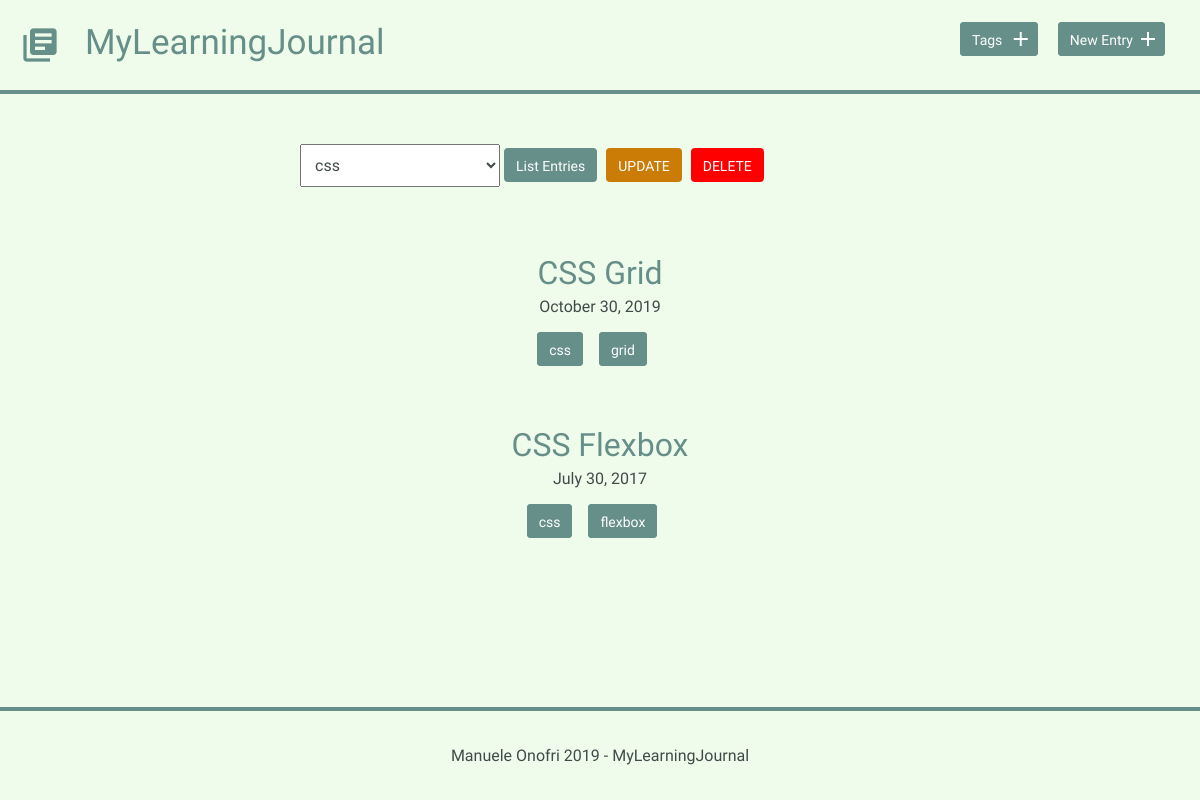
Before: /tags.php?id=1 with the older database file.
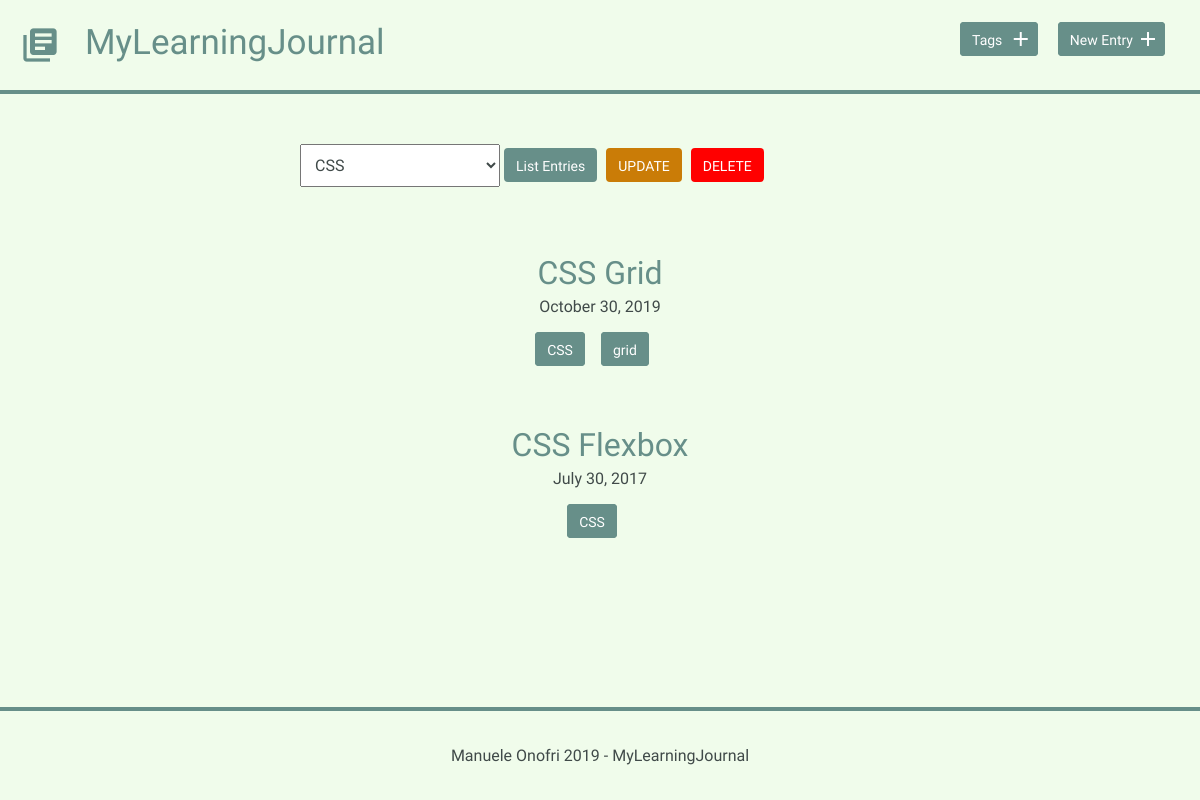
After: the same page with the newer database file.
### tables this page shows
CREATE TABLE "tags" (
	"id"	INTEGER NOT NULL PRIMARY KEY AUTOINCREMENT,
	"name"	TEXT NOT NULL UNIQUE
);

CREATE TABLE "entries" (
	`id`	INTEGER,
	`title`	TEXT,
	`date`	TEXT,
	`time_spent`	INTEGER,
	`learned`	BLOB,
	`resources`	BLOB,
	PRIMARY KEY(`id`)
);

### inc/functions.php (called while the page is built, shortened)
<?php
function get_entries_per_tag($tag_id) {
    include('connection.php');
    try {
        $results = $db->query('SELECT entries.* FROM entries JOIN entries_tags
                                ON entries.id = entries_tags.entries_id
                                WHERE entries_tags.tags_id = ?');
        $results->bindValue(1, $tag_id, PDO::PARAM_INT);
        $results->execute();
    } catch (Exception $e) {
       $e->getMessage();
    }
    $tags = $results->fetchAll(PDO::FETCH_ASSOC);
    return $tags;
}
function get_tags_per_entry($entry_id) {
    include('connection.php');
    try {
        $results = $db->query('SELECT tags.name, tags.id FROM tags JOIN entries_tags
                                ON tags.id = entries_tags.tags_id
                                WHERE entries_tags.entries_id = ?');
        $results->bindValue(1, $entry_id, PDO::PARAM_INT);
        $results->execute();
    } catch (Exception $e) {
       $e->getMessage();
    }
    $tags = $results->fetchAll(PDO::FETCH_ASSOC);
    return $tags;
}
function get_tag($tag_id) {
    include('connection.php');
    try {
        $result = $db->prepare('SELECT name FROM tags WHERE id = ?');
        $result->bindValue(1, $tag_id, PDO::PARAM_INT);
        $result->execute();
        $tag_name = $result->fetch();
        return $tag_name;
    } catch (Exception $e) {
        $e->getMessage();
    }
}

### tags.php (the view, shortened to what this page needs)
<?php
include('inc/functions.php');
$tags = get_tags();
if (isset($_GET['id'])) {
    $tag_id = filter_input(INPUT_GET, 'id', FILTER_SANITIZE_NUMBER_INT);
    $tag_name = get_tag($tag_id)['name'];
    $entries = get_entries_per_tag($tag_id);
}
include('inc/header.php');
?>
<div class="tags-control">
    <form action="tags.php" method="post">
        <select name="tag">
        <?php foreach ($tags as $tag) {
            if (isset($tag_id) && ($tag == $tag_name)) {
                echo "<option value='$tag' selected>$tag</option>";
            } else {
                echo "<option value='$tag'>$tag</option>";
            }
        }
        ?>
        </select>
        <input class="button" type="submit" name="submit" value="List Entries" />
        <input class="button button-update" type="submit" name="update" value="Update" />
        <input class="button button-delete" type="submit" name="delete" value="Delete" onclick="return confirm('Are you sure you want to delete the selected tag?')" />
    </form>
</div>
<?php if (isset($entries)) { ?>
    <div class="entry-list">
        <?php foreach ($entries as $entry) {
            $tags = get_tags_per_entry($entry['id']);
        ?>
            <article>
                <h2>
                    <a href="detail.php?id=<?php echo $entry['id']; ?>">
                        <?php echo $entry['title']; ?>
                    </a>
                </h2>
                <time datetime="<?php echo $entry['date']; ?>">
                    <?php echo strftime("%B %e, %G", strtotime($entry['date'])); ?>
                </time>
                <?php if (!empty($tags)) {
                    echo "<div class='tags-list'>";
                    foreach ($tags as $tag) {
                        echo "<a href='tags.php?id=" . $tag['id'] . "' class='button button-tag'>" . $tag['name'] . "</a>";
                    }
                    echo "</div>";
                } ?>
            </article>
        <?php } ?>
    </div>
<?php } ?>
<?php include('inc/footer.php'); ?>

### inc/header.php (shortened to what this page needs)
<!DOCTYPE html>
<html>
    <head>
        <link rel="stylesheet" href="css/normalize.css">
        <link rel="stylesheet" href="css/site.css">
    </head>
    <body>
        <header>
            <div class="container">
                <div class="site-header">
                    <a class="logo" href="index.php">
                        <i class="material-icons">library_books</i>
                        <h2> MyLearningJournal</h2>
                    </a>
                    <div class="header-buttons">
                        <a class="button icon-right" href="tags.php"><span>Tags</span> <i class="material-icons">add</i></a>
                        <a class="button icon-right" href="new.php"><span>New Entry</span> <i class="material-icons">add</i></a>
                    </div>
                </div>
            </div>
        </header>
        <section>
            <div class="main-content">

### inc/footer.php
            </div>
        </section>
        <footer>
            <div>
                 Manuele Onofri <?php echo date('Y'); ?> - MyLearningJournal
            </div>
        </footer>
    </body>
</html>

### css/site.css (style rules this page uses)
body { font-size: 16px; color: #404a49; font-family: 'Cousine', serif; font-weight: 400; background-color: rgb(240, 252, 235); position: relative; min-height: 100vh; }
header .container { margin: 0 auto; padding: 0 25px; border-bottom: solid 4px #678f89;; }
header .site-header { margin: 0 auto; height: 90px; display: flex; justify-content: space-between; }
header .logo { display: flex; text-decoration: none; }
header .logo i, header .logo h2 { color: #678f89; margin: 25px 0 0 -5px; font-size: 40px; }
header .logo h2 { margin-left: 25px; font-size: 35px; }
header .button { margin: 35px 10px 20px; }
header .header-buttons { position: relative; margin-top: 40px;; }
footer { text-align: center; padding: 35px 0; border-top: 4px solid #678f89; max-height: 100px; position: absolute; bottom: 0; width: 100%; }
.tags-control { display: box; width: 600px; margin: 50px auto 0; }
.button { padding: 8px 10px 6px 10px; background: #678f89; border: 2px solid #678f89; border-radius: 4px; text-decoration: none; color: #FFF; position: relative; text-align: center; font-size: 14px; }
.button.icon-right { padding-right: 30px; top: -10px; }
.button.icon-right i { position: absolute; top: 3px; right: 3px; }
.button-delete { text-transform: uppercase; background-color: rgb(255, 0, 0); border-color: rgb(255, 0, 0); }
.button-update { text-transform: uppercase; background-color: #ca7c07; border-color: #ca7c07; }
.button-tag { margin-right: 1rem; }
h1, h2, h3 { margin: 0; font-weight: 400; line-height: 1em; color: #000; }
h2 { font-size: 32px; }
h2 a { text-decoration: none; color: #678f89; }
.entry-list, .edit-entry, .new-entry, .edit-tag { max-width: 800px; margin: 0 auto; padding: 70px 0 150px 0; }
.entry-list article { margin-bottom: 70px; text-align: center; }
.entry-list article:last-child { margin-bottom: 0; }
.entry-list article h2 { margin-bottom: 8px; }
.tags-list { margin-top: 1.5rem; }
input[type=submit] { margin-right: 5px; }
select { padding: 10px; width: 200px; }

Changed rows visible on the page:
changed tags: tag "css" → "CSS"
computed for entries "CSS Grid": name "css" → "CSS"
computed for entries "CSS Flexbox": name "css" → "CSS"
Other visible differences:
list line gone: "flexbox"
